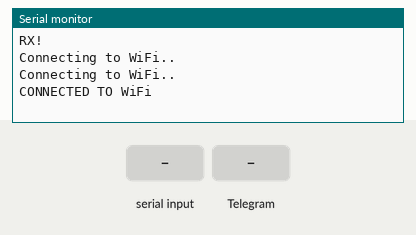
The sketch below on a simulated ESP32. Parts: the last lines printed to the serial monitor. The test bench sets the inputs (shaded band). WiFi joins after 1.5 s; servers stay silent unless stated; EEPROM starts erased.

Above: at 3.2 s.
3.3 s: "/start" received over the second serial link
At 4.5 s:
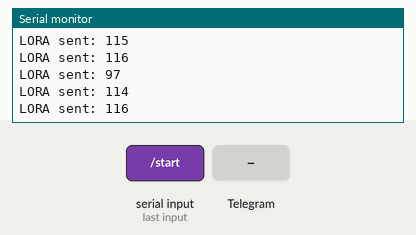
4.8 s: Telegram message "/start" received
At 5.8 s:
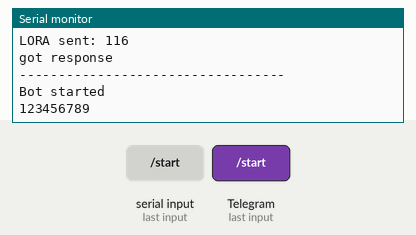
6.4 s: Telegram message "/end" received
At 7.7 s:
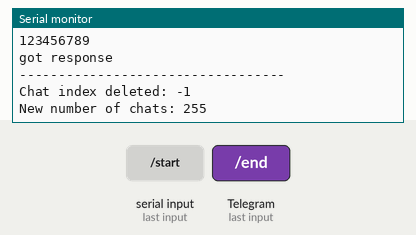
8.0 s: "/end" received over the second serial link
At 9.0 s:
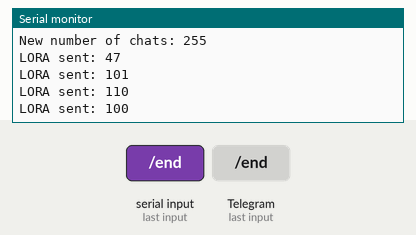
Timing chart, 0 to 10.5 s (numbered marks = the images above; inputs shaded):
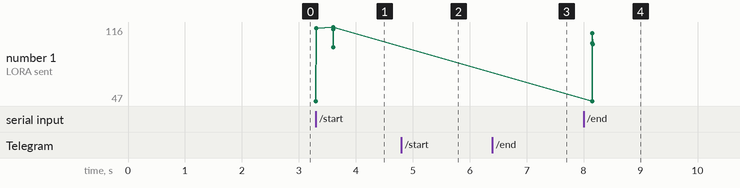

The sketch:

LORA-TelegramBridge.ino
```cpp
#include <WiFi.h>
#include <WiFiClientSecure.h>
#include <UniversalTelegramBot.h>
#include <ArduinoJson.h>
#include "EEPROM.h"

#define DEBUG

#ifdef DEBUG
  #define DEBUG_PRINT(...) Serial.print(__VA_ARGS__)
  #define DEBUG_PRINTLN(...) Serial.println(__VA_ARGS__)
#else
  #define DEBUG_PRINT(...)
  #define DEBUG_PRINTLN(...)
#endif

const char* ssid = "YOUR-SSID";
const char* password = "YOUR-PASSWORD";
#define BOTtoken "TELEGRAM-BOT-TOKEN"
#define CHAT_ID_LEN 16
#define BOT_REQUEST_DELAY 1000
#define MAX_CHATS 10

WiFiClientSecure client;
UniversalTelegramBot bot(BOTtoken, client);

unsigned long lastTimeBotRan;
unsigned long lastTimeSent;

//looks for the chatID in the EEPROM and returns its index in the n entries long array, -1 if not found
int checkChatID(String chat_id, uint8_t n) {
  //loops the array and stops if it finds the chatId or reaches the end
  for (uint8_t i = 0; i < n; ++i) {
    //calculates the length of the chatID in the i position of the array
    uint8_t len = 0;
    while (len < CHAT_ID_LEN && EEPROM.read(1 + i * CHAT_ID_LEN + len)) {
      ++len;
    }

    bool found = true;
    //chacks wether the the chatID lengths correspond
    if (chat_id.length() != len) {
      found = false;
    } else {
      //conpares the the chatIDs
      for (uint8_t j = 0; j < len; ++j) {
        if (EEPROM.read(1 + i * CHAT_ID_LEN + j) != chat_id[j]) {
          found = false;
          break;
        }
      }
    }

    if (found) {
      return i;
    }
  }
  return -1;
}

void handleNewMessages(int numNewMessages) {
  DEBUG_PRINTLN("----------------------------------");
  //loops all the incoming messages
  for (int i = 0; i < numNewMessages; i++) {
    String chat_id = String(bot.messages[i].chat_id);
    String text = bot.messages[i].text;

    if (text == "/start") {
      DEBUG_PRINTLN("Bot started");
      DEBUG_PRINTLN(chat_id);

      //read the number of subscribed chats from the EEPROM
      uint8_t n_chats = EEPROM.read(0);
      if (n_chats < MAX_CHATS) {
        DEBUG_PRINT("number of chats: ");
        DEBUG_PRINTLN(n_chats);

        //checks the chatID index in the array stored in the EEPROM
        int chat_id_index = checkChatID(chat_id, n_chats);

        if (chat_id_index == -1) { //if chatID not found
          // add chat id to EEPROM
          DEBUG_PRINTLN("No match found");
          for (int i = 0; i < chat_id.length(); ++i) {
            EEPROM.write(1 + n_chats * CHAT_ID_LEN + i, chat_id[i]);
          }
          if (chat_id.length() < CHAT_ID_LEN) {
            EEPROM.write(1 + n_chats * CHAT_ID_LEN + chat_id.length(), '\0');
          }
          ++n_chats;
          EEPROM.write(0, n_chats);
          EEPROM.commit();

          bot.sendMessage(chat_id, "You are now registered! You will receive updates on the device motion.");

          chat_id_index = checkChatID(chat_id, n_chats);
          DEBUG_PRINT("n_chats: ");
          DEBUG_PRINTLN(n_chats);
          DEBUG_PRINT("chat_id index: ");
          DEBUG_PRINTLN(chat_id_index);
        } else {
          DEBUG_PRINT("Chat index: ");
          DEBUG_PRINTLN(chat_id_index);
        }
      }
    } else if (text == "/end") {
      uint8_t n_chats = EEPROM.read(0);
      int chat_id_index = checkChatID(chat_id, n_chats);

      //removes chatID from the array only if it's present
      if (chat_id_index != -1) {
        if (chat_id_index != n_chats - 1) { //if the chatID to be removed isn't the last in the array, replace it with that
          for (uint8_t i = 0; i < CHAT_ID_LEN; ++i) {
            EEPROM.write(1 + chat_id_index * CHAT_ID_LEN + i, EEPROM.read(1 + (n_chats - 1) * CHAT_ID_LEN + i));
          }
        }
        --n_chats;
        EEPROM.write(0, n_chats);
        EEPROM.commit();
      }
      DEBUG_PRINT("Chat index deleted: ");
      DEBUG_PRINTLN(chat_id_index);
      DEBUG_PRINT("New number of chats: ");
      DEBUG_PRINTLN(n_chats);
    }
  }
}

void setup() {
  #ifdef DEBUG
  Serial.begin(9600);
  #endif
  Serial2.begin(9600);
  DEBUG_PRINTLN("RX!");

  //initialize EEPROM
  if (!EEPROM.begin(4096)) {
    DEBUG_PRINTLN("failed to initialise EEPROM");
    delay(1000000);
  }

  //connect to Wi-Fi
  WiFi.mode(WIFI_STA);
  WiFi.begin(ssid, password);
  client.setCACert(TELEGRAM_CERTIFICATE_ROOT);  //add root certificate for api.telegram.org

  //wait wifi connection
  while (WiFi.status() != WL_CONNECTED) {
    delay(1000);
    DEBUG_PRINTLN("Connecting to WiFi..");
  }
  DEBUG_PRINTLN("CONNECTED TO WiFi");
}

void loop() {
  //run the bot every BOT_REQUEST_DELAY milliseconds
  if (millis() - lastTimeBotRan > BOT_REQUEST_DELAY) {
    int numNewMessages = bot.getUpdates(bot.last_message_received + 1);

    while (numNewMessages) {
      DEBUG_PRINTLN("got response");
      handleNewMessages(numNewMessages);
      numNewMessages = bot.getUpdates(bot.last_message_received + 1);
    }
    lastTimeBotRan = millis();
  }

  //receive message from LORA
  if (Serial2.available()) {
    int n = Serial2.read();
    DEBUG_PRINT("LORA sent: ");
    DEBUG_PRINTLN(n);
    if (n == 1) { //only send message if the received message contains 1
      char chat_id_buffer[CHAT_ID_LEN + 1];
      int n_chats;

      //loop all saved chatIDs
      n_chats = EEPROM.read(0);
      for (int i = 0; i < n_chats; ++i) {
        uint8_t len = 0;
        while (len < CHAT_ID_LEN && EEPROM.read(1 + i * CHAT_ID_LEN + len)) {
          chat_id_buffer[len] = EEPROM.read(1 + i * CHAT_ID_LEN + len);
          ++len;
        }
        chat_id_buffer[len] = '\0';
        String chat_id(chat_id_buffer);

        //send message to the chat
        bot.sendMessage(chat_id, "The device has just moved!");
        DEBUG_PRINT("Message sent to ");
        DEBUG_PRINTLN(chat_id);
      }
    }
  }
}
```

Measured:
- after the input at 3.3 s, the serial monitor: prints a new line at once (image 1)
- after the input at 4.8 s, the serial monitor: prints a new line after 0.10 s (image 2)
- after the input at 6.4 s, the serial monitor: prints a new line after 0.12 s (image 3)
- after the input at 8.0 s, the serial monitor: prints a new line after 0.16 s (image 4)
- plotted number 1: 116 → 100 after the input at 8.0 s
